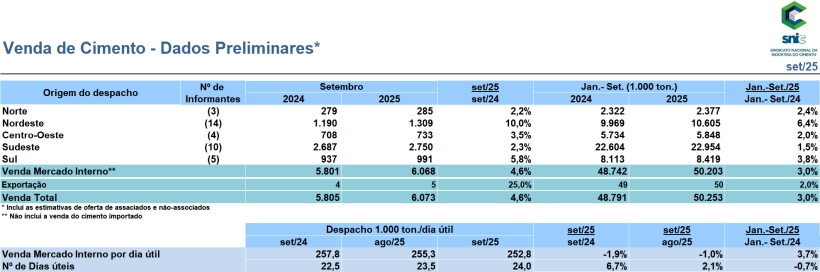
#> input picture scripts/teste_snic.jpg, 820 x 272 px
$ python scraping_snic.py
#> lines starting #> are read from the running program, lines starting #| are printed output that depends on the picture; after the words box and inside, x2 and y2 are one past the last pixel; in counts of white or black regions, pixels touching at a corner belong together
import cv2
import pytesseract
import re


IMG_PATH = "teste_snic.jpg"

def extrair_numero(img_path, linha="Sudeste", coluna="2025"):
  # prepara imagem
#> called with img_path = 'teste_snic.jpg', linha = 'Sudeste', coluna = '2025'
    img = cv2.imread(img_path)
#> img is the input picture: shape (272, 820, 3); mean B, G, R 236.3, 225.9, 209.4
    gray = cv2.cvtColor(img, cv2.COLOR_BGR2GRAY)
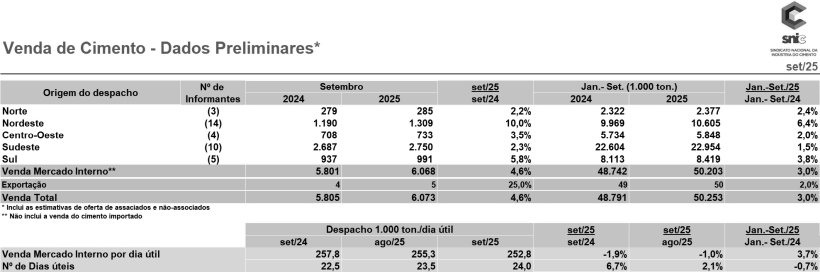
#> gray: shape (272, 820); min 0, max 255, mean 222.1
    gray = cv2.resize(gray, None, fx=2, fy=2, interpolation=cv2.INTER_CUBIC)
#> gray: shape (544, 1640)
    _, th = cv2.threshold(gray, 0, 255, cv2.THRESH_BINARY + cv2.THRESH_OTSU)
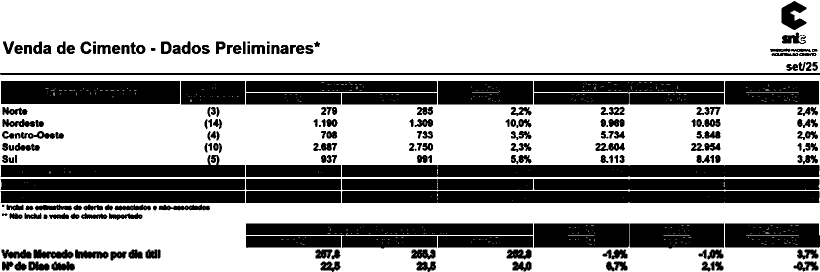
#> th: shape (544, 1640) (shown at 1/2 size); 67% white; 228 black regions (6 under 20 px), largest, box (x1, y1, x2, y2) and area: (684, 382, 1639, 406) 22872, (684, 330, 1639, 354) 22866, (2, 162, 360, 208) 16343


#> (the run stopped early here; a loop or call above may not have finished)
